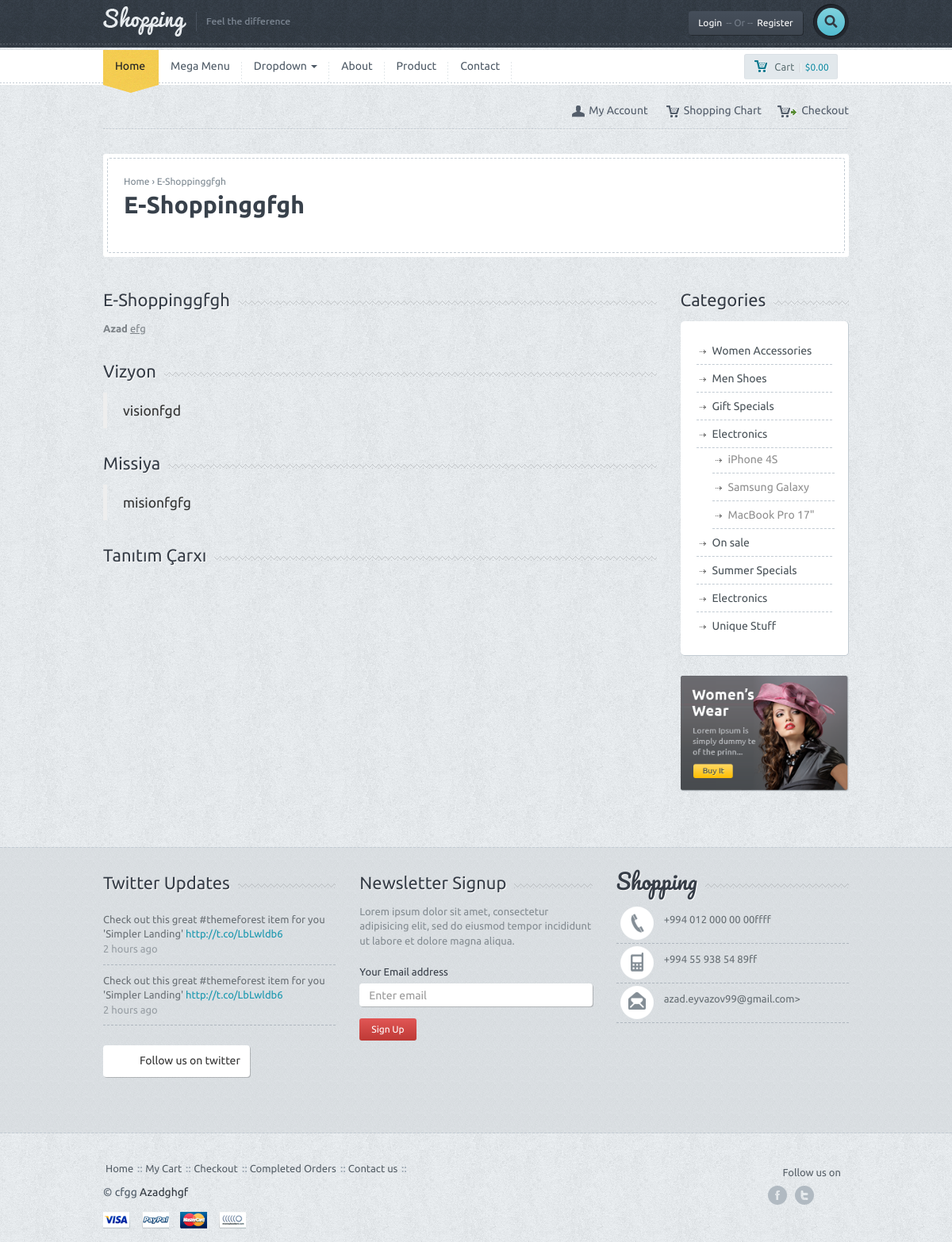
Page /shopping/about.php on the committed database.
### tables this page shows
CREATE TABLE `about` (
  `id` int(11) NOT NULL,
  `title` varchar(250) NOT NULL,
  `content` text NOT NULL,
  `vision` varchar(250) NOT NULL,
  `mision` varchar(250) NOT NULL,
  `video` varchar(500) NOT NULL
);

CREATE TABLE `settings` (
  `set_id` int(11) NOT NULL,
  `set_site_name` varchar(100) NOT NULL,
  `set_logo` varchar(250) NOT NULL,
  `set_title` varchar(250) NOT NULL,
  `set_desc` varchar(250) NOT NULL,
  `set_footer` varchar(255) NOT NULL,
  `set_keywords` varchar(250) NOT NULL,
  `set_author` varchar(100) NOT NULL,
  `set_tel` varchar(100) NOT NULL,
  `set_mobile` varchar(50) NOT NULL,
  `set_fax` varchar(100) NOT NULL,
  `set_mail` varchar(100) NOT NULL,
  `set_city` varchar(250) NOT NULL,
  `set_district` varchar(250) NOT NULL,
  `set_address` varchar(250) NOT NULL,
  `set_shift` varchar(250) NOT NULL,
  `set_maps` varchar(250) NOT NULL,
  `set_analytics` varchar(250) NOT NULL,
  `set_zopim` varchar(250) NOT NULL,
  `set_fb` varchar(100) NOT NULL,
  `set_tw` varchar(100) NOT NULL,
  `set_yt` varchar(100) NOT NULL,
  `set_smtp_host` varchar(100) NOT NULL,
  `set_smtp_port` varchar(100) NOT NULL,
  `set_smtp_user` varchar(100) NOT NULL,
  `set_smtp_pass` varchar(100) NOT NULL,
  `set_maintance` enum('0','1') NOT NULL DEFAULT '1'
);

### admin/controllers/about/aboutConnect.php (called while the page is built)
<?php
$aboutCall = $db->prepare("SELECT * FROM about WHERE id=:id");
$aboutCall->execute([
    'id' => 1
]);
$aboutConn = $aboutCall->fetch(PDO::FETCH_ASSOC);
?>

### admin/controllers/settings/generalSetConnect.php (called while the page is built)
<?php
require_once __DIR__ . '/../db.php';
    $set_call = $db->prepare("SELECT * FROM settings WHERE set_id=:id");
    $set_call->execute([
        "id" => 1
    ]);
    $connect = $set_call->fetch(PDO::FETCH_ASSOC);
?>

### shopping/about.php (the view)
<?php require __DIR__ . '/layouts/header.php'?>
	<div class="container">
		<ul class="small-menu">
			<li><a href="" class="myacc">My Account</a></li>
			<li><a href="" class="myshop">Shopping Chart</a></li>
			<li><a href="" class="mycheck">Checkout</a></li>
		</ul>
		<div class="clearfix"></div>
		<div class="lines"></div>
	</div>
	<div class="container">
		<div class="row">
			<div class="col-md-12">
				<div class="page-title-wrap">
					<div class="page-title-inner">
					<div class="row">
						<div class="col-md-12">
							<div class="bread"><a href="#">Home</a> &rsaquo; <?= $aboutConn['title']?></div>
							<div class="bigtitle"><?= $aboutConn['title']?></div>
						</div>
					</div>
					</div>
				</div>
			</div>
		</div>
		<div class="row">
			<div class="col-md-9">
				<div class="title-bg">
					<div class="title"><?= $aboutConn['title']?></div>
				</div>
				<div class="page-content">
                    <?= $aboutConn['content']?>
				</div>
                <div class="title-bg">
                    <div class="title">Vizyon</div>
                </div>
                <blockquote><?= $aboutConn['vision']?></blockquote>
                <div class="title-bg">
                    <div class="title">Missiya</div>
                </div>
                <blockquote><?= $aboutConn['mision']?></blockquote>
                <div class="title-bg">
                    <div class="title">Tanıtım Çarxı</div>
                    <iframe width="560" height="315" src="https://www.youtube.com/embed/<?= $aboutConn['video']?>" title="YouTube video player" frameborder="0" allow="accelerometer; autoplay; clipboard-write; encrypted-media; gyroscope; picture-in-picture" allowfullscreen></iframe>
                </div>
			</div>
<?php require __DIR__ . '/layouts/sidebar.php'?>
		</div>
		<div class="spacer"></div>
	</div>
<?php require __DIR__ . '/layouts/footer.php'?>

### shopping/layouts/footer.php (shortened to what this page needs)
</div>
<div class="f-widget">
    <div class="container">
        <div class="row">
            <div class="col-md-4">
                <div class="title-widget-bg">
                    <div class="title-widget">Twitter Updates</div>
                </div>
                <ul class="tweets">
                    <li>Check out this great #themeforest item for you
                        'Simpler Landing' <a href="#">http://t.co/LbLwldb6 </a>
                        <span>2 hours ago</span></li>
                    <li class="lastone">Check out this great #themeforest item for you
                        'Simpler Landing' <a href="#">http://t.co/LbLwldb6 </a>
                        <span>2 hours ago</span></li>
                </ul>
                <a href="#" class="btn btn-default btn-follow"><i class="fa fa-twitter fa-2x"></i><div>Follow us on twitter</div></a>
            </div>
            <div class="col-md-4">
                <div class="title-widget-bg">
                    <div class="title-widget">Newsletter Signup</div>
                </div>
                <div class="newsletter">
                    <p>
                        Lorem ipsum dolor sit amet, consectetur adipisicing elit, sed do eiusmod tempor incididunt ut labore et dolore magna aliqua.
                    </p>
                    <form role="form">
                        <div class="form-group">
                            <label>Your Email address</label>
                            <input type="email" class="form-control newstler-input" id="exampleInputEmail1" placeholder="Enter email">
                            <button class="btn btn-default btn-red btn-sm">Sign Up</button>
                        </div>
                    </form>
                </div>
            </div>
            <div class="col-md-4">
                <div class="title-widget-bg">
                    <div class="title-widget-cursive">Shopping</div>
                </div>
                <ul class="contact-widget">
                    <li class="fphone"><?= $connect['set_tel']?></li>
                    <li class="fmobile"><?= $connect['set_mobile']?></li>
                    <li class="fmail lastone"><?= $connect['set_mail']?>></li>
                </ul>
            </div>
        </div>
        <div class="spacer"></div>
    </div>
</div>
<div class="footer">
    <div class="container">
        <div class="row">
            <div class="col-md-9">
                <ul class="footermenu">
                    <li><a href="index-1.htm">Home</a></li>
                    <li><a href="cart.htm">My Cart</a></li>
                    <li><a href="checkout.htm">Checkout</a></li>
                    <li><a href="order.htm">Completed Orders</a></li>
                    <li><a href="contact.htm">Contact us</a></li>
                </ul>
                <div class="f-credit">&copy; <?= $connect['set_footer']?> <a href="<?= $connect['set_site_name']?>"><?= $connect['set_title']?></a></div>
                <a href=""><div class="payment visa"></div></a>
                <a href=""><div class="payment paypal"></div></a>
                <a href=""><div class="payment mc"></div></a>
                <a href=""><div class="payment nh"></div></a>
            </div>
            <div class="col-md-3">
                <div class="followon">Follow us on</div>
                <div class="fsoc">
                    <a href="<?= $connect['set_fb']?>" target="_blank" class="ffacebook">facebook</a>
                    <a href="<?= $connect['set_tw']?>" target="_blank" class="ftwitter">twitter</a>
                    <a href="<?= $connect['set_yt']?>" target="_blank"><i class="fab fa-facebook"></i></a>
                </div>
                <div class="clearfix"></div>
            </div>
        </div>
    </div>
</div>
</body>
</html>

### rows in the picture
about: title "E-Shoppinggfgh", content "Azad efg", vision "visionfgd", mision "misionfgfg"
settings: set_tel "+994 012 000 00 00ffff", set_mobile "+994 55 938 54 89ff", set_mail "azad.eyvazov99@gmail.com", set_footer "cfgg", set_title "Azadghgf"
